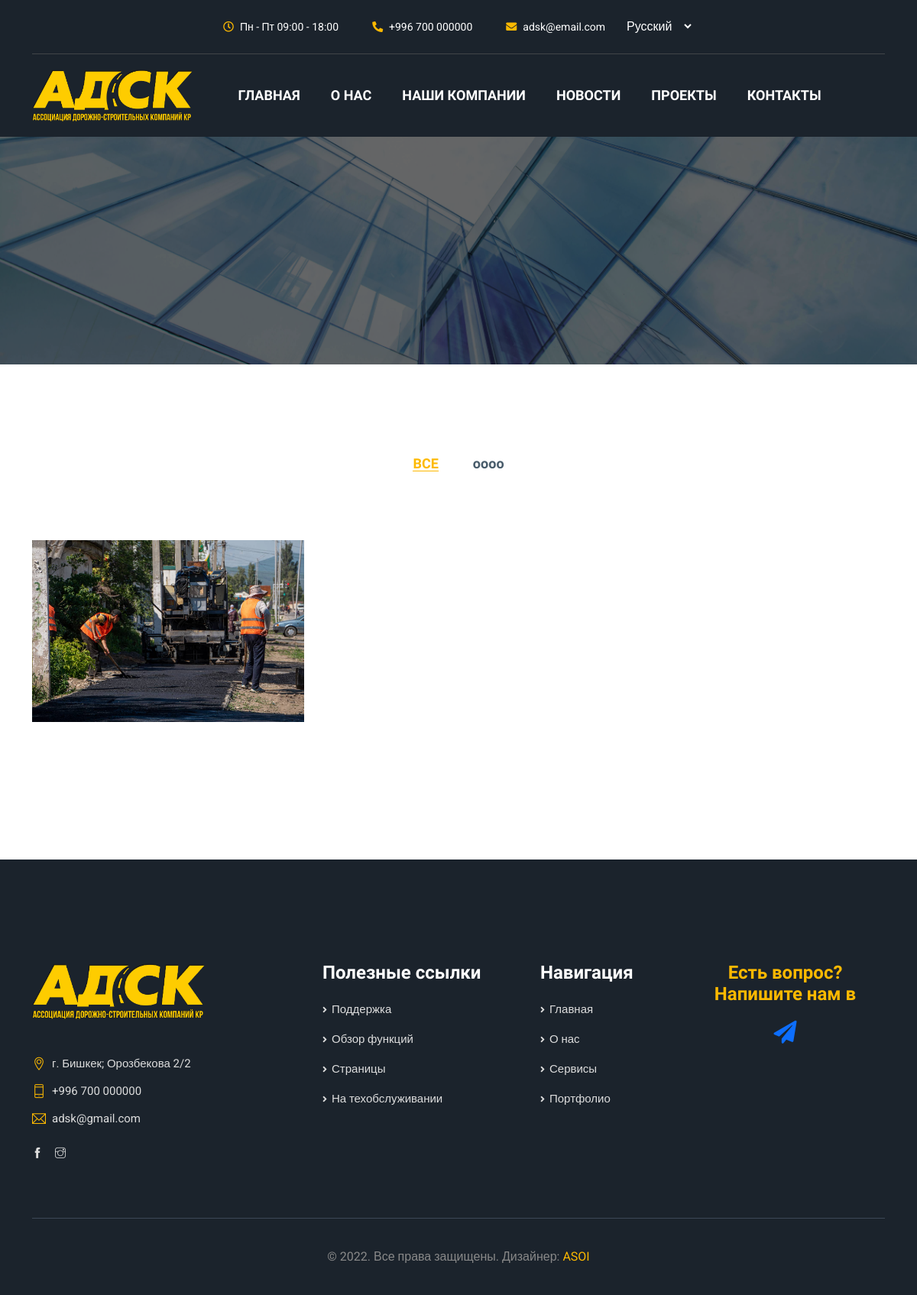
The page /portfolio/ on the database its author committed.
### first/models.py (models this page shows, shortened)
class Projects(models.Model):
    project_name = models.CharField(max_length=200, null=True, blank=True)
    class Meta:
        verbose_name = 'Проекты'
        ordering = ['project_name']

class Portfolio(models.Model):
    project_name = models.ForeignKey(Projects, on_delete=models.CASCADE, related_name="projects")
    project_title = models.CharField(max_length=200, null=True, blank=True)
    image = models.ImageField(upload_to='portfolio_images', verbose_name='Фото', blank=True, null=True)
    text = models.TextField(verbose_name="Полное описание")
    class Meta:
        verbose_name = 'Портфолио'
        ordering = ['project_title']

### first/views.py (the view)
# urls.py: path('portfolio/', portfolio, name='portfolio'),
def portfolio(request):
    projects = Projects.objects.all()
    portfolio_ = Portfolio.objects.all()
    context = {"projects": projects, "portfolio": portfolio_}
    return render(request, "portfolio.html", context)

### templates/portfolio.html (shortened to what this page needs)
{% extends 'index.html' %}
{% load static %}
{% block page %}
            <section class="banner_area">
                <div class="overlay_bg parallax-effect" style="background: url(/static/img/banner3.jpg) no-repeat;"></div>
            </section>
            <section class="con_latest_project_area">
                <div class="container">
                    <div id="portfolio_filter" class="portfolio_filter">
                        <div data-filter="*" class="work_portfolio_item active">ВСЕ</div>
                        {% for project in projects %}
                        <div data-filter=".{{project.id}}" class="work_portfolio_item">{{project.project_name}}</div>
                        {% endfor %}
                    </div>
                    <div class="row portfolio_gallery" id="work-portfolio">
                        {% for port in portfolio %}
                        <div class="col-lg-4 col-sm-6 portfolio_item {{port.project_name.id}}">
                            <div class="portfolio_img hover_effect">
                               <a href="{% url 'portfolio' port.pk%}">
                                <img src="{{ port.image.url}}" alt="">
                                <div class="hover_content">
                                    <h5><span>{{port.project_title}}</span></h5>
                                    <h4><span>Round Office</span></h4>
                                </div>
                               </a>
                            </div>
                        </div>
                        {% endfor %}
                    </div>
                </div>
            </section>
{% endblock %}

### rows shown on the page
Projects: project_name "oooo"
Portfolio: image (picture)

### other values the page prints
form field language "Русский"
